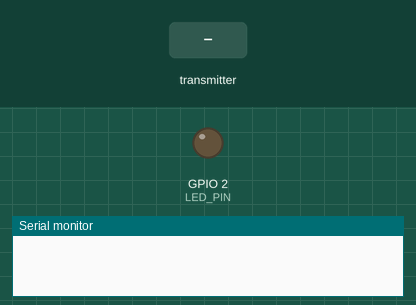
The sketch below on a simulated ESP32. On the bench: output pins drawn as LEDs (lit = HIGH), the last lines printed to the serial monitor. Dashed ring = blinking. The test bench sets the inputs (shaded band).

Above: at 0.0 s.
At 1.7 s:
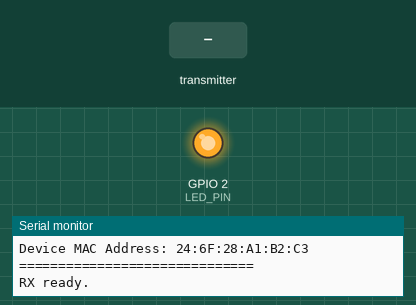
1.8 s: the transmitter starts sending joy1x = 0
At 2.05 s:
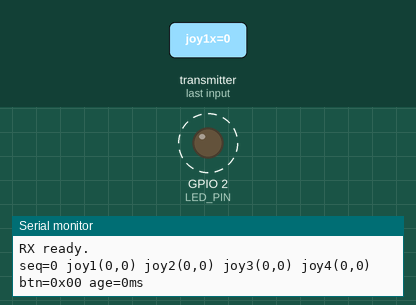
Timing chart, 0 to 10.8 s (numbered marks = the images above; inputs shaded):
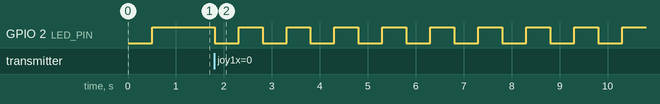

The sketch:

Robot_RX_.ino
```cpp
#include <WiFi.h>
#include <esp_now.h>

#define LED_PIN 2   // 多數 ESP32 DevKit 板載 LED

// ====== 封包結構 (必須與 TX 端完全一致) ======
#pragma pack(push, 1)
typedef struct {
  int16_t joy1x;     // -1000..1000
  int16_t joy1y;     // -1000..1000
  int16_t joy2x;     // -1000..1000
  int16_t joy2y;     // -1000..1000
  int16_t joy3x;     // -1000..1000
  int16_t joy3y;     // -1000..1000
  int16_t joy4x;     // -1000..1000
  int16_t joy4y;     // -1000..1000
  uint8_t buttons;   // bit0..bit5 (對應 6 顆按鈕)
  uint32_t seq;
  uint32_t ms;
} ControlPacket;
#pragma pack(pop)

volatile ControlPacket g_pkt;
volatile bool g_newPkt = false;
volatile uint32_t g_lastRecv = 0;

void OnDataRecv(const esp_now_recv_info_t *info, const uint8_t *incomingData, int len) {
  if (len != (int)sizeof(ControlPacket)) return;

  memcpy((void*)&g_pkt, incomingData, sizeof(ControlPacket));
  g_newPkt = true;
  g_lastRecv = millis();

  digitalWrite(LED_PIN, !digitalRead(LED_PIN));
}

void setup() {
  Serial.begin(115200);
  delay(500); // 給予 Serial 穩定時間

  pinMode(LED_PIN, OUTPUT);
  digitalWrite(LED_PIN, LOW);

  // 初始化 WiFi 並列印 MAC
  WiFi.mode(WIFI_STA);
  WiFi.setSleep(false);

  Serial.println("\n==============================");
  Serial.print("Device MAC Address: ");
  Serial.println(WiFi.macAddress());
  Serial.println("==============================\n");

  if (esp_now_init() != ESP_OK) {
    Serial.println("ESP-NOW init failed");
    while (true) delay(1000);
  }

  esp_now_register_recv_cb(OnDataRecv);
  Serial.println("RX ready.");
}

void loop() {
  static uint32_t lastPrint = 0;
  uint32_t now = millis();

  if (g_newPkt && now - lastPrint >= 50) {
    lastPrint = now;
    g_newPkt = false;

    ControlPacket p;
    memcpy(&p, (const void*)&g_pkt, sizeof(ControlPacket));

    Serial.printf("seq=%lu joy1(%d,%d) joy2(%d,%d) joy3(%d,%d) joy4(%d,%d) btn=0x%02X age=%lums\n",
                  (unsigned long)p.seq,
                  p.joy1x, p.joy1y,
                  p.joy2x, p.joy2y,
                  p.joy3x, p.joy3y,
                  p.joy4x, p.joy4y,
                  p.buttons,
                  (unsigned long)(now - g_lastRecv));
  }

  if (now - g_lastRecv > 500) {
    digitalWrite(LED_PIN, HIGH);
  }
}
```

Measured:
- after the input at 1.8 s, GPIO 2 (LED_PIN): alternates HIGH for 0.50 s and LOW for 0.50 s, starting at once
